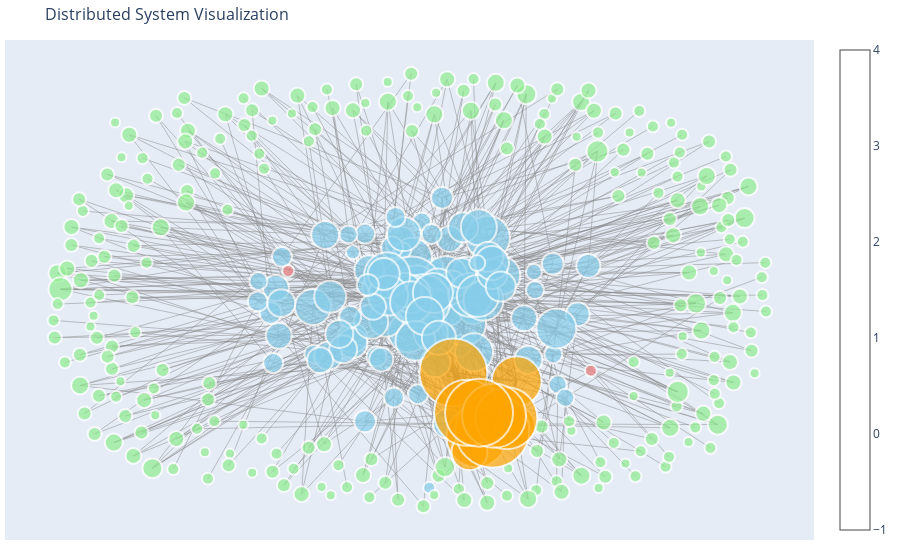

Write notebook code for a chart like this one.
### Markdown cell above
### Visualizing graph data

### Code cell
# Create NetworkX Graph
G = nx.DiGraph()

# Add Nodes
for _, row in apps.iterrows():
    G.add_node(f"{row['name']}", type='Application')
for _, row in topics.iterrows():
    G.add_node(f"{row['name']}", type='Topic')
for _, row in nodes.iterrows():
    G.add_node(f"{row['name']}", type='Node')
for _, row in brokers.iterrows():
    G.add_node(f"{row['name']}", type='Broker')

# Add Edges with relationship types
def add_edges(df):
    for _, row in df.iterrows():
        G.add_edge(row['source'], row['target'], relationship=row['type'])

add_edges(app_topic_rels)
add_edges(app_app_rels)
add_edges(app_node_rels)
add_edges(node_node_rels)
add_edges(broker_node_rels)

# Compute Layout and Node Attributes
pos = nx.spring_layout(G, k=0.15, iterations=20)
degree_dict = dict(G.degree())
nx.set_node_attributes(G, degree_dict, 'degree')

# Betweenness Centrality
betweenness_dict = nx.betweenness_centrality(G)
nx.set_node_attributes(G, betweenness_dict, 'betweenness')

# Community Detection
from networkx.algorithms import community
communities = community.girvan_newman(G)
top_level_communities = next(communities)
community_dict = {node: idx for idx, comm in enumerate(top_level_communities) for node in comm}
nx.set_node_attributes(G, community_dict, 'community')

# Prepare edge traces
edge_x, edge_y = [], []
for edge in G.edges():
    x0, y0 = pos[edge[0]]
    x1, y1 = pos[edge[1]]
    edge_x += [x0, x1, None]
    edge_y += [y0, y1, None]

edge_trace = go.Scatter(
    x=edge_x, y=edge_y,
    line=dict(width=0.5, color='#888'),
    hoverinfo='none',
    mode='lines'
)

# Prepare node traces
node_x, node_y, node_color, node_size, node_text = [], [], [], [], []
for node in G.nodes():
    x, y = pos[node]
    node_x.append(x)
    node_y.append(y)
    if G.nodes[node]['type'] == 'Application':
        node_color.append('skyblue')
    elif G.nodes[node]['type'] == 'Topic':
        node_color.append('lightgreen')
    elif G.nodes[node]['type'] == 'Node':
        node_color.append('orange')
    elif G.nodes[node]['type'] == 'Broker':
        node_color.append('lightcoral')
    else:
        node_color.append('pink')
    node_size.append(10 + G.nodes[node]['degree'] * 2)
    node_text.append(
        f"{node}<br>Type: {G.nodes[node]['type']}<br>Degree: {G.nodes[node]['degree']}<br>Betweenness: {G.nodes[node]['betweenness']:.4f}"
    )

node_trace = go.Scatter(
    x=node_x, y=node_y,
    mode='markers',
    hoverinfo='text',
    text=node_text,
    marker=dict(
        showscale=True,
        colorscale='YlGnBu',
        color=node_color,
        size=node_size,
        line_width=2
    )
)

# Create figure
fig = go.Figure(data=[edge_trace, node_trace],
                layout=go.Layout(
                    title='Distributed System Visualization',
                    titlefont_size=16,
                    showlegend=False,
                    hovermode='closest',
                    margin=dict(b=20, l=5, r=5, t=40),
                    annotations=[dict(
                        text="",
                        showarrow=False,
                        xref="paper", yref="paper")],
                    xaxis=dict(showgrid=False, zeroline=False, showticklabels=False),
                    yaxis=dict(showgrid=False, zeroline=False, showticklabels=False))
                )

fig.show()

### Figure 1 — Plotly figure (JSON) as saved in the notebook; plotly's stock layout.template omitted (floating-point values rounded to 4 significant figures; data arrays with more than 128 entries replaced by an {"elided": "..."} marker saying what was removed)
{"data": [{"hoverinfo": "none", "line": {"color": "#888", "width": 0.5}, "mode": "lines", "type": "scatter", "x": {"elided": "2484 float values"}, "y": {"elided": "2484 float values"}}, {"hoverinfo": "text", "marker": {"color": {"elided": "362 str values"}, "colorscale": [[0, "rgb(255,255,217)"], [0.125, "rgb(237,248,177)"], [0.25, "rgb(199,233,180)"], [0.375, "rgb(127,205,187)"], [0.5, "rgb(65,182,196)"], [0.625, "rgb(29,145,192)"], [0.75, "rgb(34,94,168)"], [0.875, "rgb(37,52,148)"], [1, "rgb(8,29,88)"]], "line": {"width": 2}, "showscale": true, "size": {"elided": "362 int values"}}, "mode": "markers", "text": {"elided": "362 str values"}, "type": "scatter", "x": {"elided": "362 float values"}, "y": {"elided": "362 float values"}}], "layout": {"annotations": [{"showarrow": false, "text": "", "xref": "paper", "yref": "paper"}], "hovermode": "closest", "margin": {"b": 20, "l": 5, "r": 5, "t": 40}, "showlegend": false, "title": {"font": {"size": 16}, "text": "Distributed System Visualization"}, "xaxis": {"showgrid": false, "showticklabels": false, "zeroline": false}, "yaxis": {"showgrid": false, "showticklabels": false, "zeroline": false}}}
